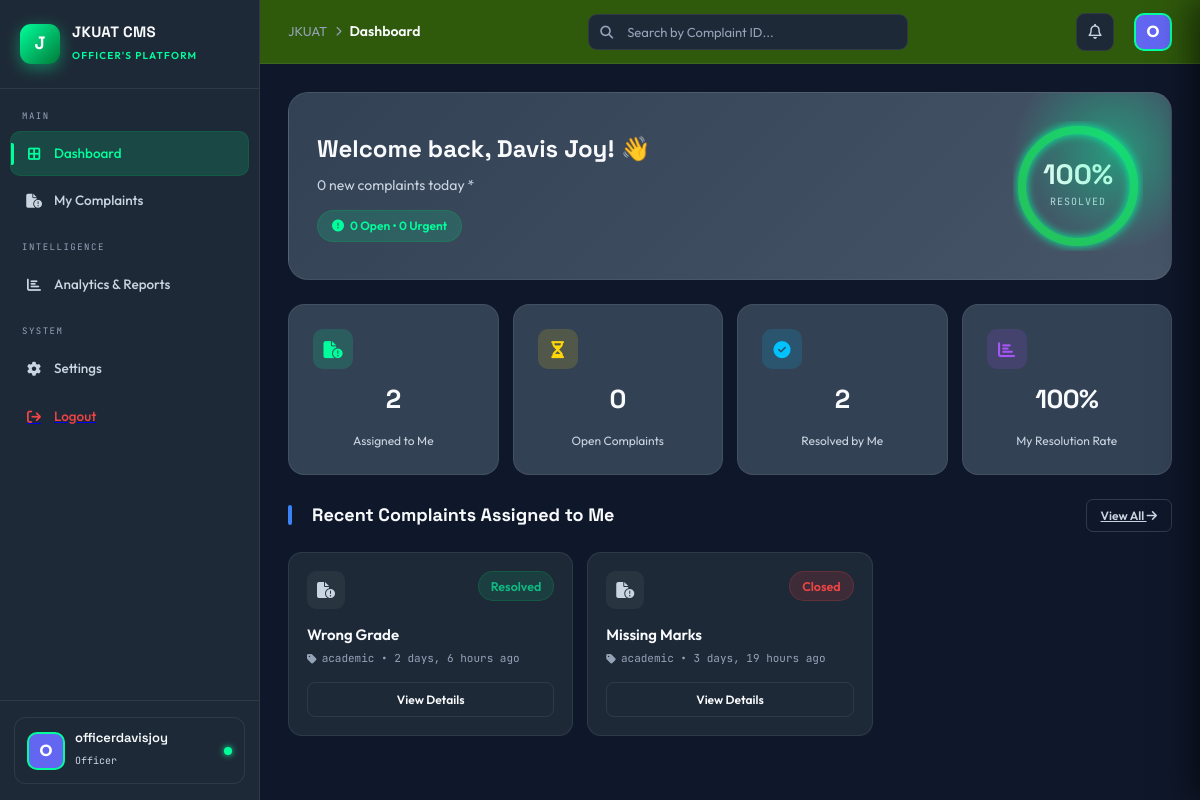
Page /accounts/officer/dashboard/ (signed in) on the committed database.
### accounts/models.py (models this page shows, shortened)
class Complaint(models.Model):
    STATUS_CHOICES = [
        ('open', 'Open'),
        ('in_progress', 'In Progress'),
        ('resolved', 'Resolved'),
        ('closed', 'Closed'),
        ('escalated', 'Escalated'),
    ]
    PRIORITY_CHOICES = [
        ('low', 'Low'),
        ('medium', 'Medium'),
        ('high', 'High'),
        ('urgent', 'Urgent'),
    ]
    CATEGORY_CHOICES = [
        ('academic', 'Academic Services'),
        ('ict', 'ICT & Infrastructure'),
        ('hostel', 'Hostel & Accommodation'),
        ('finance', 'Finance & Fees'),
        ('library', 'Library Services'),
        ('health', 'Health & Wellness'),
        ('other', 'Other'),
    ]
    complaint_id = models.CharField(max_length=20, unique=True, editable=False)
    complainant = models.ForeignKey(
        User,
        on_delete=models.CASCADE,
        related_name='complaints_made'
    )
    title = models.CharField(max_length=255)
    description = models.TextField()
    category = models.CharField(max_length=50, choices=CATEGORY_CHOICES, default='other')
    department = models.ForeignKey(
        Department,
        on_delete=models.SET_NULL,
        null=True,
        blank=True,
        related_name='department_complaints'
    )
    priority = models.CharField(max_length=20, choices=PRIORITY_CHOICES, default='medium')
    status = models.CharField(max_length=20, choices=STATUS_CHOICES, default='open')
    assigned_to = models.ForeignKey(
        User,
        on_delete=models.SET_NULL,
        null=True,
        blank=True,
        related_name='assigned_complaints'
    )
    date_submitted = models.DateTimeField(auto_now_add=True)
    date_updated = models.DateTimeField(auto_now=True)
    date_resolved = models.DateTimeField(null=True, blank=True)
    resolution_time_days = models.FloatField(null=True, blank=True, editable=False)

### accounts/views.py (the view)
# urls.py: path('officer/dashboard/', OfficerDashboardView.as_view(), name='officer_dashboard'),
class OfficerDashboardView(LoginRequiredMixin, TemplateView):
    template_name = 'officer/officer_dashboard.html'
    login_url = '/accounts/login/'
    def get_context_data(self, **kwargs):
        context = super().get_context_data(**kwargs)
        user = self.request.user
        today = timezone.now().date()
        my_complaints = Complaint.objects.filter(
            assigned_to=user
        ).select_related('complainant', 'department')
        total_assigned = my_complaints.count()
        open_complaints = my_complaints.filter(
            status__in=['open', 'in_progress', 'escalated']
        ).count()
        urgent_complaints = my_complaints.filter(
            status__in=['open', 'in_progress', 'escalated'],
            priority__in=['high', 'urgent']
        ).count()
        resolved_complaints = my_complaints.filter(status__in=['resolved', 'closed']).count()
        today_complaints = my_complaints.filter(date_submitted__date=today).count()
        resolution_percentage = 0
        if total_assigned > 0:
            resolution_percentage = round((resolved_complaints / total_assigned) * 100)
        avg_resolution = my_complaints.filter(
            status__in=['resolved', 'closed'],
            resolution_time_days__isnull=False
        ).aggregate(avg=Avg('resolution_time_days'))['avg']
        avg_resolution_days = round(avg_resolution, 1) if avg_resolution else 0.0
        recent_complaints = my_complaints.order_by('-date_submitted')[:8]
        context.update({
            'total_complaints': total_assigned,
            'open_complaints': open_complaints,
            'urgent_complaints': urgent_complaints,
            'resolved_complaints': resolved_complaints,
            'today_complaints': today_complaints,
            'avg_resolution': avg_resolution_days,
            'resolution_percentage': resolution_percentage,
            'recent_complaints': recent_complaints,
        })
        return context

### accounts/context_processors.py (called while the page is built)
def notifications(request):
    if request.user.is_authenticated:
        unread_notifications = Notification.objects.filter(recipient=request.user, is_read=False).order_by('-created_at')
        all_notifications = Notification.objects.filter(recipient=request.user).order_by('-created_at')[:20] # Last 20 notifications
        return {
            'unread_notifications_count': unread_notifications.count(),
            'notifications_list': all_notifications
        }
    return {
        'unread_notifications_count': 0,
        'notifications_list': []
    }

### accounts/templates/officer/officer_dashboard.html (shortened to what this page needs)
{% extends "officer/base.html" %}
{% block breadcrumb %}Dashboard{% endblock %}
{% block content %}
<div class="page-wrap active" id="page-dashboard">
    <div class="welcome-banner">
        <div>
            <div class="wb-title">
                Welcome back, {{ request.user.get_full_name|default:request.user.username }}! 👋
            </div>
            <div class="wb-sub">
                {{ today_complaints|default:0 }} new complaints today *
            </div>
            <div class="wb-pill">
                <i class="fa-solid fa-circle-exclamation"></i>
                {{ open_complaints|default:0 }} Open • {{ urgent_complaints|default:0 }} Urgent
            </div>
        </div>
        <div class="progress-ring-wrap">
            <svg class="pr-svg" width="130" height="130" viewBox="0 0 130 130">
                <circle class="pr-bg" cx="65" cy="65" r="56" stroke-width="8" fill="none"/>
                <circle class="pr-circle"
                        id="mainRing"
                        cx="65"
                        cy="65"
                        r="56"
                        stroke-width="8"
                        fill="none"
                        stroke-dasharray="351.86"
                        stroke-dashoffset="351.86"
                        style="stroke: {% if resolution_percentage >= 80 %}#22c55e{% elif resolution_percentage >= 60 %}#eab308{% else %}#ef4444{% endif %};
                               transition: stroke-dashoffset 1.5s ease-in-out;">
                </circle>
            </svg>
            <div class="pr-text">
                <span class="pr-pct" id="mainPct">0%</span>
                <span class="pr-lbl">Resolved</span>
            </div>
        </div>
    </div>
    <div class="stat-grid">
        <div class="stat-card">
            <div class="stat-icon" style="background:var(--green-dim);color:var(--green)">
                <i class="fa-solid fa-file-circle-exclamation"></i>
            </div>
            <div class="stat-val">{{ total_complaints|default:0 }}</div>
            <div class="stat-lbl">Assigned to Me</div>
        </div>
        <div class="stat-card">
            <div class="stat-icon" style="background:var(--gold-dim);color:var(--gold)">
                <i class="fa-solid fa-hourglass-half"></i>
            </div>
            <div class="stat-val">{{ open_complaints|default:0 }}</div>
            <div class="stat-lbl">Open Complaints</div>
        </div>
        <div class="stat-card">
            <div class="stat-icon" style="background:rgba(0,194,255,0.15);color:var(--blue)">
                <i class="fa-solid fa-check-circle"></i>
            </div>
            <div class="stat-val">{{ resolved_complaints|default:0 }}</div>
            <div class="stat-lbl">Resolved by Me</div>
        </div>
        <div class="stat-card">
            <div class="stat-icon" style="background:rgba(168,85,247,0.15);color:var(--purple)">
                <i class="fa-solid fa-chart-bar"></i>
            </div>
            <div class="stat-val">{{ resolution_percentage|default:0 }}%</div>
            <div class="stat-lbl">My Resolution Rate</div>
        </div>
    </div>
    <div class="section-hdr">
        <div class="section-title">Recent Complaints Assigned to Me</div>
        <a href="{% url 'accounts:officer_my_complaints' %}" class="btn-sm btn-outline">
            View All <i class="fa-solid fa-arrow-right"></i>
        </a>
    </div>
    <div class="clearance-grid">
        {% for complaint in recent_complaints %}
        <div class="cl-card">
            <div class="cl-top">
                <div class="cl-icon"><i class="fa-solid fa-file-circle-exclamation"></i></div>
                <span class="badge-pill
                    {% if complaint.status == 'resolved' %}pill-green
                    {% elif complaint.status == 'in_progress' %}pill-gold
                    {% else %}pill-red{% endif %}">
                    {{ complaint.get_status_display|default:complaint.status|title }}
                </span>
            </div>
            <div class="cl-name">{{ complaint.title }}</div>
            <div class="cl-time">
                <i class="fa-solid fa-tag"></i> {{ complaint.category|default:"Uncategorized" }} •
                {{ complaint.date_submitted|timesince }} ago
            </div>
            <button class="verify-btn"
                    onclick="location.href='{% url 'accounts:officer_complaint_detail' complaint.complaint_id %}'">
                View Details
            </button>
        </div>
        {% empty %}
        <div class="card" style="grid-column: 1 / -1; text-align:center; padding:60px 20px; color:#888;">
            <p>You have no complaints assigned yet.</p>
        </div>
        {% endfor %}
    </div>
</div>
{% endblock %}

### accounts/templates/officer/base.html (shortened to what this page needs)
{% load static %}
<!DOCTYPE html>
<html lang="en">
<head>
    <link rel="stylesheet" href="https://cdnjs.cloudflare.com/ajax/libs/font-awesome/6.4.0/css/all.min.css">
</head>
<body>
    <div class="shell">
        <aside class="sidebar" id="sidebar">
            <div class="brand">
                <div class="brand-logo">J</div>
                <div class="brand-info">
                    <h2>JKUAT CMS</h2>
                    <span>Officer's Platform</span>
                </div>
            </div>
            <div class="nav-links">
                <div class="nav-section">MAIN</div>
                <a href="{% url 'accounts:officer_dashboard' %}" class="nav-item {% if request.resolver_match.url_name == 'officer_dashboard' %}active{% endif %}">
                    <i class="fa-solid fa-border-all"></i> Dashboard
                </a>
                <a href="{% url 'accounts:officer_my_complaints' %}" class="nav-item {% if request.resolver_match.url_name == 'officer_my_complaints' %}active{% endif %}">
                    <i class="fa-solid fa-file-circle-exclamation"></i> My Complaints
                </a>
                <div class="nav-section">INTELLIGENCE</div>
                <a href="{% url 'accounts:officer_analytics' %}" class="nav-item {% if request.resolver_match.url_name == 'officer_analytics' %}active{% endif %}">
                    <i class="fa-solid fa-chart-bar"></i> Analytics & Reports
                </a>
                <div class="nav-section">SYSTEM</div>
                <a href="{% url 'accounts:officer_settings' %}" class="nav-item {% if request.resolver_match.url_name == 'officer_settings' %}active{% endif %}">
                    <i class="fa-solid fa-gear"></i> Settings
                </a>
                <a href="{% url 'accounts:user_logout' %}"><div class="nav-item logout"><i class="fa-solid fa-arrow-right-from-bracket"></i> Logout</div></a>
            </div>
            <div class="sidebar-footer">
                <div class="student-card">
                    <div class="student-avatar">{{ request.user.username|first|upper }}</div>
                    <div class="student-info">
                        <h4>{{ request.user.username|default:"Dr. Jane Mwangi" }}</h4>
                        <span>Officer</span>
                    </div>
                    <div class="online-dot"></div>
                </div>
            </div>
        </aside>
        <main class="main">
            <header class="topbar">
                <div class="topbar-left">
                    <div class="page-breadcrumb">
                        <span>JKUAT</span>
                        <i class="fa-solid fa-chevron-right" style="font-size:10px;color:var(--txt3)"></i>
                        <strong>{% block breadcrumb %}Dashboard{% endblock %}</strong>
                    </div>
                </div>
                <form action="{% url 'accounts:global_search' %}" method="GET" class="search-wrap">
                    <i class="fa-solid fa-magnifying-glass"></i>
                    <input type="text" name="q" placeholder="Search by Complaint ID..." id="globalSearch">
                </form>
                <div class="topbar-right">
                    <div class="icon-btn" onclick="toggleNotif()">
                        <i class="fa-regular fa-bell"></i>
                    </div>
                    <div class="avatar-btn" onclick="location.href='#'">{{ request.user.username|first|upper }}</div>
                </div>
            </header>
            {% block content %}{% endblock %}
        </main>
    </div>
</body>
</html>

### rows in the picture
Complaint: status "Resolved", title "Wrong Grade", category "academic", date_submitted "2 days, 6 hours"
Complaint: status "Closed", title "Missing Marks", category "academic", date_submitted "3 days, 19 hours"

### other values in the picture
{{ request.user.username|first|upper }} "O"
{{ request.user.username|default:"Dr. Jane Mwangi" }} "officerdavisjoy"
{{ request.user.get_full_name|default:request.user.username }} "Davis Joy"
{{ today_complaints|default:0 }} "0"
{{ open_complaints|default:0 }} "0"
{{ urgent_complaints|default:0 }} "0"
{{ total_complaints|default:0 }} "2"
{{ resolved_complaints|default:0 }} "2"
{{ resolution_percentage|default:0 }} "100"
